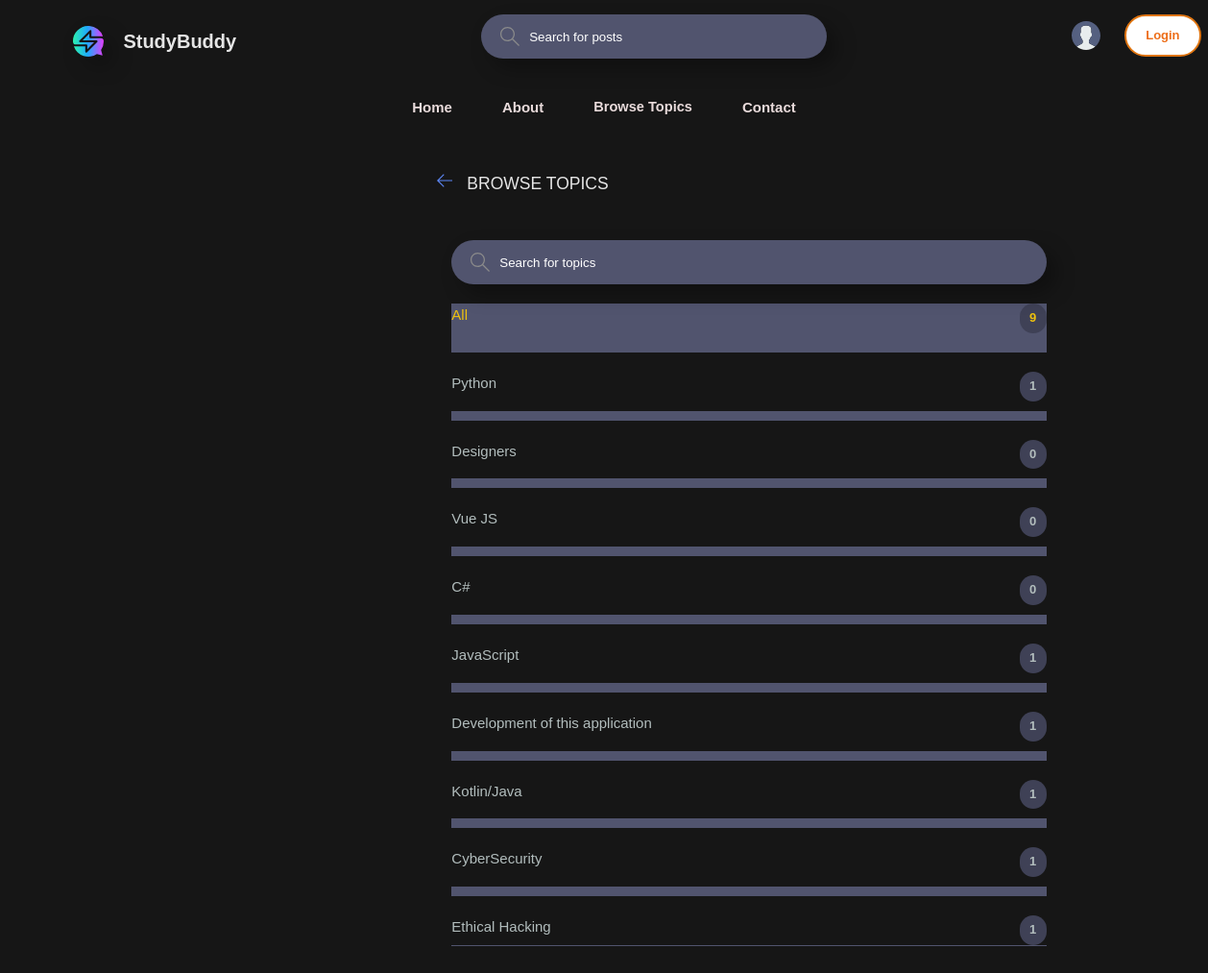
Page /topics/ on the committed database.
### base/models.py (models this page shows, shortened)
class Topic(models.Model):
    name = models.CharField(max_length=200)

### base/views.py (the view)
# urls.py: path('topics/', views.topicsPage, name="topics"),
def topicsPage(request):
    q = request.GET.get('q') if request.GET.get('q') != None else ''
    topics = Topic.objects.filter(name__icontains=q)
    return render(request, 'base/topics.html', {'topics': topics})

### base/templates/base/topics.html (shortened to what this page needs)
{% extends 'main.html' %}
{% block content %}
<main class="create-room layout">
  <div class="container">
    <div class="layout__box">
      <div class="layout__boxHeader">
        <div class="layout__boxTitle">
          <a href="{% url 'home' %}">
            <svg version="1.1" xmlns="http://www.w3.org/2000/svg" width="32" height="32" viewBox="0 0 32 32">
              <title>arrow-left</title>
              <path
                d="M13.723 2.286l-13.723 13.714 13.719 13.714 1.616-1.611-10.96-10.96h27.625v-2.286h-27.625l10.965-10.965-1.616-1.607z">
              </path>
            </svg>
          </a>
          <h3>Browse Topics</h3>
        </div>
      </div>
      <div class="topics-page layout__body">
        <form action="" method="GET" class="header__search">
          <label>
            <input name="q" placeholder="Search for topics" />
          </label>
        </form>
        <ul class="topics__list">
          <li>
            <a href="{% url 'topics' %}" class="active">All <span>{{topics.count}}</span></a>
          </li>
          {% for topic in topics %}
          <li>
            <a href="{% url 'home' %}?q={{topic.name}}">{{ topic.name }} <span>{{topic.room_set.all.count}}</span></a>
          </li>
          {% endfor %}
        </ul>
      </div>
    </div>
  </div>
</main>
{% endblock content %}

### static/styles/style.css (style rules this page uses)
body::before { content: ""; position: fixed; top: 0; left: 0; width: 100%; height: 100%; background: rgba(0, 0, 0, 0.151); z-index: -1; }
:root { --color-main: #618dfff7; --color-main-light: #e1f6fb; --color-dark: #3f4156; --color-dark-medium: #51546e; --color-dark-light: rgb(23 34 42 / 88%); --color-light: #e5e5e5; --color-gray: #8b8b8b; --color-light-gray: #b2bdbd; --color-bg: #1c1c1c; --color-success: #5dd693; --color-error: #fc4b0b; }
* { font-family: "DM Sans", -apple-system, BlinkMacSystemFont, "Segoe UI", Roboto, Oxygen, Ubuntu, Cantarell, "Open Sans", "Helvetica Neue", sans-serif; margin: 0; padding: 0; box-sizing: border-box; text-rendering: optimizeLegibility; }
html { font-size: 56.25%; }
@media only screen and (min-width: 1200px) { html { font-size: 62.5%; } }
body { margin: 0; font-family: 'Arial', sans-serif; }
body { line-height: 1.6; font-weight: 400; font-size: 1.5rem; color: var(--color-light-gray); background-color: var(--color-bg); background: url("21.jpg"); background-size: cover; background-repeat: no-repeat; min-height: 100vh; overflow : auto; }
a { display: inline-block; color: #00c3ff; text-decoration: none; }
.container { max-width: 120rem; width: 90%; margin: auto; }
.header__search > label { background-color: var(--color-dark-medium); filter: drop-shadow(10px 10px 10px rgba(0, 0, 0, 0.3)); padding: 1.3rem 1rem; display: flex; align-items: center; gap: 1rem; border-radius: 50px; }
.header__search svg { fill: var(--color-gray); width: 2rem; height: 2rem; margin-left: 1rem; }
.header__search input { width: 30rem; background: transparent; border: none; outline: none; color: var(--color-light); }
.layout { margin-top: 2.4rem; }
.layout > .container { display: flex; justify-content: space-between; align-items: flex-start; }
.layout__box { width: 90%; max-width: 48rem; min-height: 40rem; position: absolute; position: absolute; left: 35%; border-radius: 1rem; overflow: hidden; }
.layout__boxHeader { display: flex; padding: 1.5rem; }
.layout__boxTitle { display: flex; gap: 1.5rem; align-items: center; }
.layout__boxTitle h3 { text-transform: uppercase; font-weight: 500; color: var(--color-light); }
.layout__boxTitle svg { width: 1.6rem; height: 1.6rem; fill: var(--color-main); }
.layout__body { margin: 3rem; }
.topics__list { list-style: none; }
.topics__list li a { display: flex; border-bottom: 1px solid var(--color-dark-medium); justify-content: space-between; font-weight: 500; color: var(--color-light-gray); transition: all 0.3s ease-in-out; }
.topics__list li a.active, .topics__list li a:hover { background-color: var(--color-dark-medium); color:#eec10e; }
.topics__list li a span { padding: 0.5rem 1rem; background-color: var(--color-dark); border-radius: 50px; font-size: 1.3rem; font-weight: 700; letter-spacing: 1px; }
.topics-page .topics__list li:not(:last-child) a { margin: 2rem 0; padding-bottom: 1rem; text-decoration: none; border-bottom: 10px solid var(--color-dark-medium); }
.topics-page .header__search { display: block; }
.create-room.layout .layout__box { max-width: 68rem; }
* { margin: 0; padding: 0; box-sizing: border-box; font-family: 'Poppins', sans-serif; }
body { background: url("21.jpg"); background-size: cover; background-repeat: no-repeat; background-attachment: fixed; }
.link:hover, .active { border-bottom: 2px solid #fff; }
body { background-color: #1a1a1a; color: #ccc; font-family: 'Arial', sans-serif; }
label { display: block; font-size: 18px; margin-bottom: 10px; color: #007bff; }

### rows in the picture
Topic: name "Python", room_set.all.count "1"
Topic: name "Designers", room_set.all.count "0"
Topic: name "Vue JS", room_set.all.count "0"
Topic: name "C#", room_set.all.count "0"
Topic: name "JavaScript", room_set.all.count "1"
Topic: name "Development of this application", room_set.all.count "1"
Topic: name "Kotlin/Java", room_set.all.count "1"
Topic: name "CyberSecurity", room_set.all.count "1"
Topic: name "Ethical Hacking", room_set.all.count "1"

### other values in the picture
{{ topics.count }} "9"
